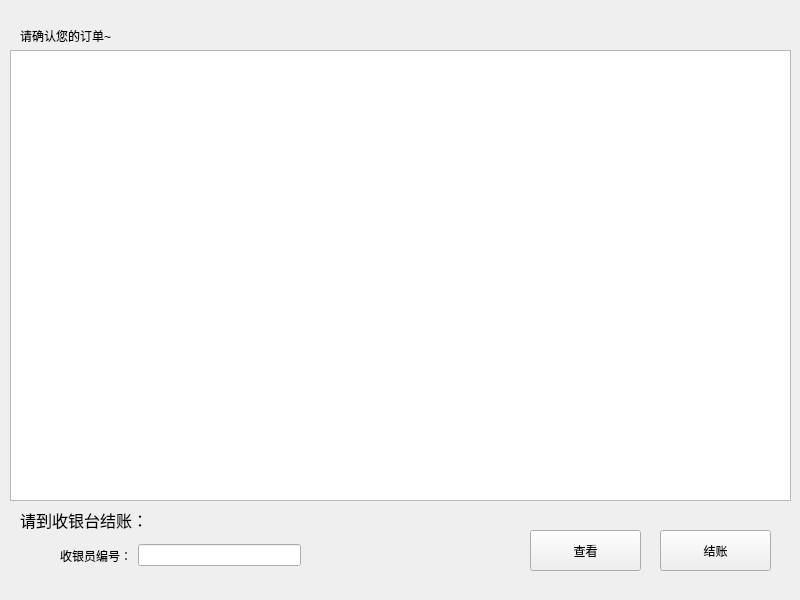
<?xml version="1.0" encoding="UTF-8"?>
<ui version="4.0">
 <class>Token_ok</class>
 <widget class="QWidget" name="Token_ok">
  <property name="geometry">
   <rect>
    <x>0</x>
    <y>0</y>
    <width>800</width>
    <height>600</height>
   </rect>
  </property>
  <property name="windowTitle">
   <string>您的订单</string>
  </property>
  <widget class="QLabel" name="label">
   <property name="geometry">
    <rect>
     <x>20</x>
     <y>-10</y>
     <width>271</width>
     <height>91</height>
    </rect>
   </property>
   <property name="styleSheet">
    <string notr="true">font: 12pt &quot;幼圆&quot;;</string>
   </property>
   <property name="text">
    <string>请确认您的订单~</string>
   </property>
  </widget>
  <widget class="QPushButton" name="pay">
   <property name="geometry">
    <rect>
     <x>660</x>
     <y>530</y>
     <width>111</width>
     <height>41</height>
    </rect>
   </property>
   <property name="styleSheet">
    <string notr="true">font: 12pt &quot;Agency FB&quot;;</string>
   </property>
   <property name="text">
    <string>结账</string>
   </property>
  </widget>
  <widget class="QTableView" name="order_now">
   <property name="geometry">
    <rect>
     <x>10</x>
     <y>50</y>
     <width>781</width>
     <height>451</height>
    </rect>
   </property>
  </widget>
  <widget class="QPushButton" name="lookButton">
   <property name="geometry">
    <rect>
     <x>530</x>
     <y>530</y>
     <width>111</width>
     <height>41</height>
    </rect>
   </property>
   <property name="styleSheet">
    <string notr="true">font: 12pt &quot;Agency FB&quot;;</string>
   </property>
   <property name="text">
    <string>查看</string>
   </property>
  </widget>
  <widget class="QLabel" name="label_2">
   <property name="geometry">
    <rect>
     <x>20</x>
     <y>500</y>
     <width>171</width>
     <height>41</height>
    </rect>
   </property>
   <property name="text">
    <string>&lt;html&gt;&lt;head/&gt;&lt;body&gt;&lt;p&gt;&lt;span style=&quot; font-size:12pt;&quot;&gt;请到收银台结账：&lt;/span&gt;&lt;/p&gt;&lt;/body&gt;&lt;/html&gt;</string>
   </property>
  </widget>
  <widget class="QWidget" name="">
   <property name="geometry">
    <rect>
     <x>60</x>
     <y>530</y>
     <width>241</width>
     <height>51</height>
    </rect>
   </property>
   <layout class="QHBoxLayout" name="horizontalLayout">
    <item>
     <widget class="QLabel" name="label_3">
      <property name="styleSheet">
       <string notr="true">font: 12pt &quot;Agency FB&quot;;</string>
      </property>
      <property name="text">
       <string>收银员编号：</string>
      </property>
     </widget>
    </item>
    <item>
     <widget class="QLineEdit" name="cashierid"/>
    </item>
   </layout>
  </widget>
 </widget>
 <resources/>
 <connections/>
</ui>
